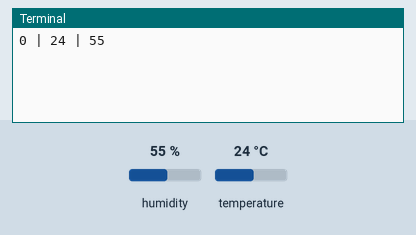
Simulated run of this program. Board: Raspberry Pi (BCM pin numbers). Parts: the last lines printed to the terminal. The inputs (shaded band) are chosen by the test bench; at power-on: humidity 55 %, temperature 24 °C. Databases and web services accept everything at once and return nothing.

Above: at 1.2 s.
1.3 s: humidity set to 22 %
At 3.2 s:
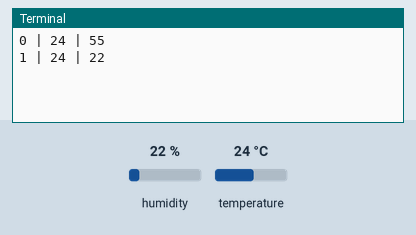
3.6 s: temperature set to 12 °C
At 5.2 s:
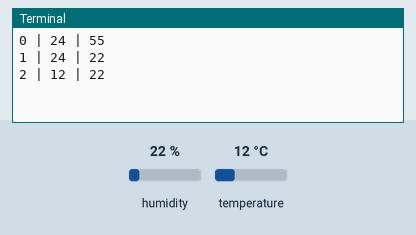
5.9 s: humidity set to 40 %
At 8.4 s:
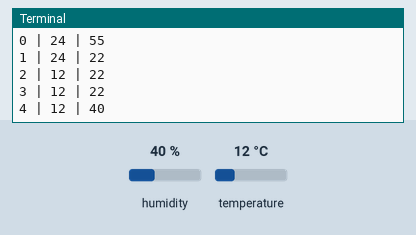
Timing chart, 0 to 9.9 s (numbered marks = the images above; inputs shaded):
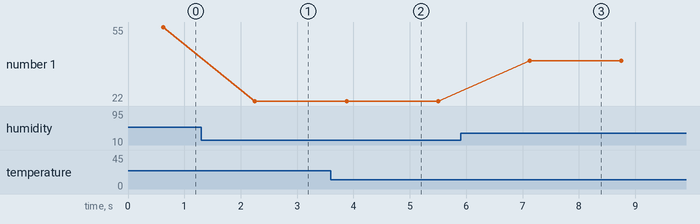

Measured:
- after the input at 1.3 s, the terminal: prints a new line after 0.95 s (image 1)
- after the input at 3.6 s, the terminal: prints a new line after 0.28 s (image 2)
- after the input at 5.9 s, the terminal: prints a new line after 1.2 s (image 3)
- plotted number 1: 55 → 22 after the input at 1.3 s, 22 → 40 after the input at 5.9 s

The program:

DHT11DB.py
```python
import MySQLdb

import Adafruit_DHT
import time

sensor = Adafruit_DHT.DHT11

pin = 4

db = MySQLdb.connect("localhost","root","1234","serverroom" )
cursor = db.cursor()

count = 0
while count <= 50:
    time.sleep(.1)
    humidity, temperature = Adafruit_DHT.read_retry(sensor, pin)

    if humidity is not None and temperature is not None:
        sq1 = "INSERT INTO sensordata(sensorId,sensorValue, time) VALUES (1, %s, now())"
        sq2 = "INSERT INTO sensordata(sensorId,sensorValue, time) VALUES (2, %s, now())"
        print "%d | %d | %d" %(count, temperature, humidity)
        count = count +1
        time.sleep(1)

    try:
       cursor.execute(sq1,temperature)
       cursor.execute(sq2,humidity)
       db.commit()
    except:
       db.rollback()

db.close()
```
